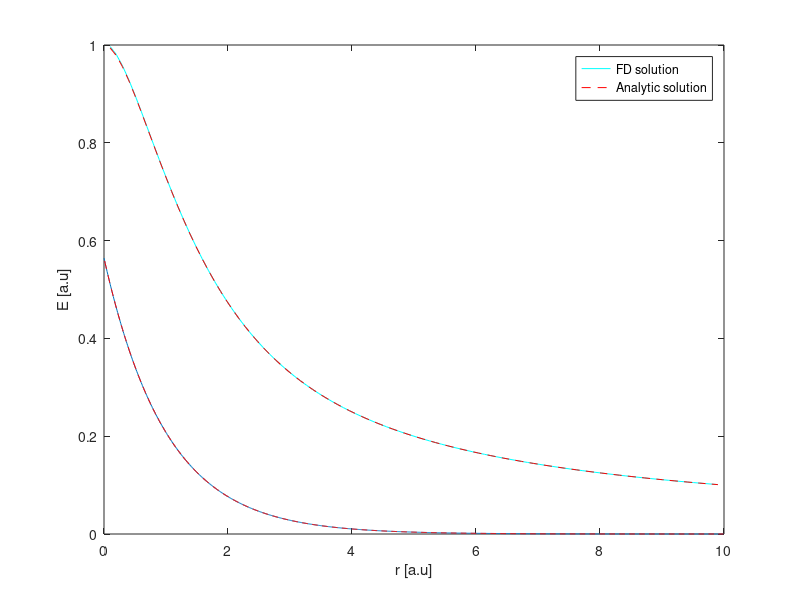

This figure's MATLAB source:
%% Task 1
close all, clc

% r
r_min = 0;
r_max = 10;
N = 100;
r = linspace(r_min,r_max,N+2);
r = r(2:end-1)';
h = r(2) - r(1);
Z=1;
n=@(r) 1/(4*pi)*Z^3*4*exp(-2*Z*r);
UN = 1;

% A
A = zeros(N,N);
for i = 2:N-1
   A(i,i) = -2/h^2;
   A(i,i-1) = 1/h^2;
   A(i,i+1) = 1/h^2;   
end
A(1,1) = -2/h^2;
A(N,N) = -2/h^2;
A(N,N-1) = 1/h^2;
A(1,2) = 1/h^2;

% b
b = zeros(N,1);
for i = 1:N
   b(i) = -4*pi*r(i)*n(r(i));
end
b(N) = b(N) - UN/h^2;

U = A\b;

plot(r,U./r,'cyan')
hold on
V_H = 1./r - (1+1./r).*exp(-2*r);
plot(r,V_H,'--r')
xlabel('r [a.u]')
ylabel('E [a.u]')
legend('FD solution', 'Hartree potential')

%% Task 2
% r
close all,clc
r_min = 0;
r_max = 10;
Z = 1;
N = 1000;
r = linspace(r_min,r_max,N+2);
r = r(2:end-1)';
h = r(2) - r(1);

% A
A = zeros(N,N);
for i = 2:N-1
   A(i,i) = 1/h^2 - 1/r(i);
   A(i,i-1) = -1/(2*h^2);
   A(i,i+1) = -1/(2*h^2);   
end
A(1,1) = 1/h^2 - 1/r(1);
A(N,N) = 1/h^2 - 1/r(N);
A(N,N-1) = -1/(2*h^2);
A(1,2) = -1/(2*h^2);

% epsilon
[F,lambda] = eig(A);
epsilon = lambda(1)
f = -F(:,1)/sqrt(trapz(r,F(:,1).^2));
R_0 = Z*2*h*f(1)/r(1)+f(2)/r(2);
plot([0;r],[R_0/sqrt(4*pi);f./(sqrt(4*pi)*r)])
hold on
f_anal = 1/sqrt(pi)*exp(-r);
plot(r,f_anal,'--r')
xlabel('r [a.u]')
ylabel('E [a.u]')
legend('FD solution', 'Analytic solution')

%% Task 3
clc, close all
% r
r_min = 0;
r_max = 10;
N = 100;
r = linspace(r_min,r_max,N+2);
r = r(2:end-1)';
h = r(2) - r(1);
Z = 2;

% Initial wave-function
psi1 = 1/sqrt(4*pi)*Z^(3/2)*2*exp(-Z*r);
